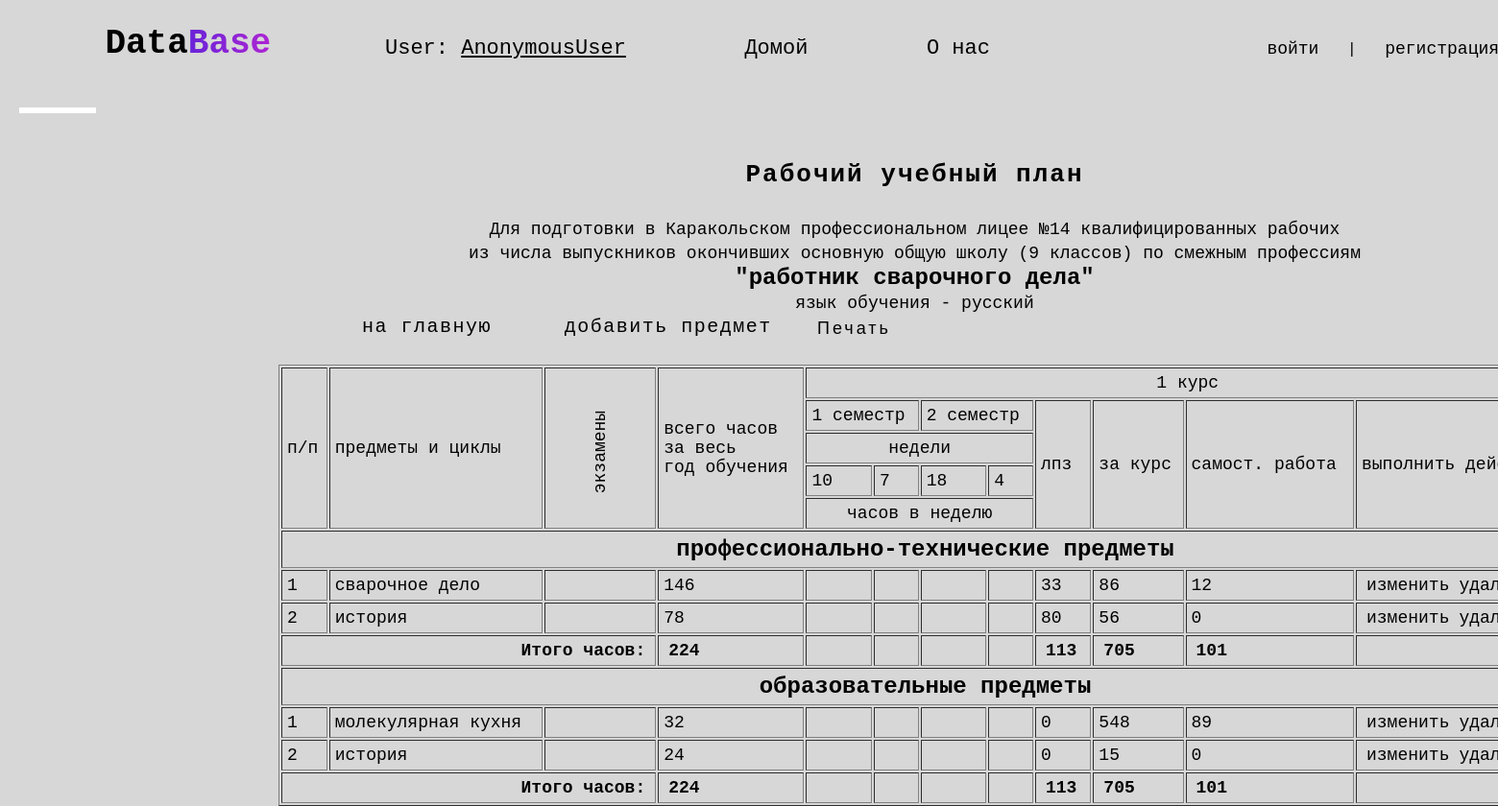
Screenshot of /db/plan/3/detail with the database file from the repository.
### student_db/models.py (models this page shows, shortened)
class Plan(models.Model):
    name = models.CharField(max_length=50, null=True)
    course = models.IntegerField(null=True)
    specialization = models.ForeignKey(Speciality, on_delete=models.CASCADE, null=True)

class SubjectPlan(models.Model):
    number = models.PositiveIntegerField(default=0)
    plan = models.ForeignKey(Plan, on_delete=models.CASCADE, null=True)
    subject = models.ForeignKey(Subject, on_delete=models.CASCADE, null=True)
    cycle = models.CharField(max_length=50, choices=[('профессионально-техническое', 'профессионально-техническое'),
                                                     ('общеобразовательное', 'общеобразовательное')], null=True)
    total_hours = models.IntegerField(null=True)
    lpz_hours = models.IntegerField(default='0')
    self_study_hours = models.IntegerField(default='0')
    hours_per_course = models.IntegerField(null=True)

class Subject(models.Model):
    name = models.CharField(max_length=50)
    teacher = models.ForeignKey(Teacher, on_delete=models.CASCADE, related_name='teach', null=True)
    all_hour = models.IntegerField(null=False, default='')
    course_time = models.IntegerField(null=False, default='')
    cycle = models.CharField(max_length=255, choices=[('профессионально-техническое', 'профессионально-техническое'),
                                      ('общеобразовательное', 'общеобразовательное')], null=True)
    course = models.CharField(max_length=10, choices=[('1', '1'), ('2', '2')])
    specialization = models.ForeignKey(Speciality, on_delete=models.CASCADE, null=True)
    def __str__(self):
        return self.name

### student_db/views.py (the view)
# urls.py: path('plan/<int:pk>/detail', views.view_plan, name='view_plan'),
def view_plan(request, pk):
    plan = get_object_or_404(Plan, pk=pk)
    subject_plans = SubjectPlan.objects.filter(plan=plan)
    total_professional_hours = calculate_total_hours(subject_plans, 'профессионально-техническое')
    total_general_hours = calculate_total_hours(subject_plans, 'общеобразовательное')
    total_lpz_hours = subject_plans.aggregate(Sum('lpz_hours'))['lpz_hours__sum']
    total_hours_per_course = subject_plans.aggregate(Sum('hours_per_course'))['hours_per_course__sum']
    total_self_study_hours = subject_plans.aggregate(Sum('self_study_hours'))['self_study_hours__sum']
    return render(request, 'studyplan/study_plan_detail.html', {
        'plan': plan,
        'subject_plans': subject_plans,
        'total_professional_hours': total_professional_hours,
        'total_general_hours': total_general_hours,
        'total_lpz_hours': total_lpz_hours,
        'total_hours_per_course': total_hours_per_course,
        'total_self_study_hours': total_self_study_hours,
    })

### student_db/views.py (called while the page is built)
def calculate_total_hours(subject_plans, cycle):
    return subject_plans.filter(cycle=cycle).aggregate(Sum('total_hours'))['total_hours__sum']

### student_db/templates/studyplan/study_plan_detail.html (shortened to what this page needs)
{% extends 'db.html' %}
{% load static %}
{% block content %}
<link rel="stylesheet" href="{% static 'css/studyplan.css' %}">
 <div class="func">
	 <h3>Рабочий учебный план</h3>
	 <article>Для подготовки в Каракольском профессиональном лицее №14 квалифицированных рабочих <br> из числа выпускников
		 окончивших основную общую школу (9 классов) по смежным профессиям <br> <b style="font-size: 24px;">"{{ plan.name }}"</b>
		 <br>язык обучения - русский
	 </article>
		 <a href="{% url 'student:all_plans' %}">на главную</a>
		 <a href="{% url 'student:add_subject_plan' plan_id=plan.pk %}">добавить предмет</a>
	 	 <button class="print" style="top: 170px; left: 483px;" id="printButton">Печать</button>
 </div>
 <table class="iksweb" border="1" style="width: 1347px; position: relative; left: 20px; top: 40px; font-size: 18px;">
	<tbody>
		<tr>
			<td rowspan="5">п/п</td>
			<td rowspan="5">предметы и циклы</td>
			<td rowspan="5"><div class="vert-text" style="transform: rotate(-90deg);">экзамены</div></td>
			<td rowspan="5">всего часов <br> за весь <br> год обучения</td>
			<td colspan="8" style="text-align: center;">{{ plan.course }} курс</td>
		</tr>
		<tr>
			<td colspan="2">1 семестр </td>
			<td colspan="2">2 семестр</td>
			<td rowspan="4">лпз</td>
			<td rowspan="4">за курс</td>
			<td rowspan="4">самост. работа</td>
			<td rowspan="4">выполнить действия</td>
		</tr>
		<tr><td colspan="4" style="text-align: center;">недели</td></tr>
		<tr>
			<td>10</td>
			<td>7</td>
			<td>18</td>
			<td>4</td>
		</tr>
		<tr><td colspan="4" style="text-align: center;">часов в неделю</td></tr>
		<tr><td colspan="12" style="text-align: center; font-size: 24px;"><b>профессионально-технические предметы</b></td></tr>
			{% for subject_plan in subject_plans %}
				{% if subject_plan.cycle == 'профессионально-техническое' %}
					<tr>
						<td>{{ subject_plan.number }}</td>
						<td>{{ subject_plan.subject }}</td>
						<td></td>
						<td>{{ subject_plan.total_hours }}</td>
						<td></td>
						<td></td>
						<td></td>
						<td></td>
						<td>{{ subject_plan.lpz_hours }}</td>
						<td>{{ subject_plan.hours_per_course }}</td>
						<td>{{ subject_plan.self_study_hours }}</td>
						<td><a class="links" href="{% url 'student:edit_subject_plan' subject_plan.pk %}">изменить</a><a class="links" href="{% url 'student:delete_subject_plan' subject_plan.pk %}">удалить</a></td>
					</tr>
				{% endif %}
			{% endfor %}
		<tr>
				<td colspan="3" style="text-align: right;"><b>Итого часов:</b></td>
				<td><b>{{ total_professional_hours }}</b></td>
				<td></td>
				<td></td>
				<td></td>
				<td></td>
				<td><b>{{ total_lpz_hours }}</b></td>
				<td><b>{{ total_hours_per_course }}</b></td>
				<td><b>{{ total_self_study_hours }}</b></td>
				<td></td>
			</tr>
			<tr><td colspan="12" style="text-align: center; font-size: 24px;"><b>образовательные предметы</b></td></tr>
				{% for subject_plan in subject_plans %}
					{% if subject_plan.cycle == 'общеобразовательное' %}
						<tr>
							<td>{{ subject_plan.number }}</td>
							<td>{{ subject_plan.subject }}</td>
							<td></td>
							<td>{{ subject_plan.total_hours }}</td>
							<td></td>
							<td></td>
							<td></td>
							<td></td>
							<td>{{ subject_plan.lpz_hours }}</td>
							<td>{{ subject_plan.hours_per_course }}</td>
							<td>{{ subject_plan.self_study_hours }}</td>
							<td><a href="{% url 'student:edit_subject_plan' subject_plan.pk %}">изменить</a><a href="{% url 'student:delete_subject_plan' subject_plan.pk %}">удалить</a></td>
						</tr>
					{% endif %}
				{% endfor %}
	<tr>
				<td colspan="3" style="text-align: right;"><b>Итого часов:</b></td>
				<td><b>{{ total_professional_hours }}</b></td>
				<td></td>
				<td></td>
				<td></td>
				<td></td>
				<td><b>{{ total_lpz_hours }}</b></td>
				<td><b>{{ total_hours_per_course }}</b></td>
				<td><b>{{ total_self_study_hours }}</b></td>
		         <td></td>
			</tr>
	</tbody>
</table>
{% endblock %}

### static/css/db.css (style rules this page uses)
* { margin: 0; padding: 0; box-sizing: border-box; }
body { background: #000; color: white; font-family: 'Courier New', monospace; }

### static/css/studyplan.css (style rules this page uses)
* { margin: 0; padding: 0; box-sizing: border-box; }
body { background: #d7d7d7; color: black; font-family: 'Courier New', monospace; }
body { margin: 0; padding: 0; box-sizing: border-box; }
.func { width: 1217px; height: 220px; position: relative; top: 32px; left: 74px; }
.func h3 { padding: 15px 20px 0 20px; font-size: 26px; text-align: center; letter-spacing: 2px; color: black; margin-bottom: 30px; }
.func article { font-size: 18px; text-align: center; line-height: 25px; }
.func a { margin: 20px; color: black; font-size: 20px; font-weight: 400; letter-spacing: 1.5px; text-decoration: none; padding: 10px 13px; transition-duration: .5s; }
.func .print { position: absolute; display: block; left: 608px; transition-duration: .5s; top: 77px; }
.func button { background: transparent; border: none; padding: 10px 24px; font-size: 18px; font-weight: 500; letter-spacing: 3px; border-radius: 5px; transition-duration: .5s; }
table { position: absolute; top: 318px; left: 329px; }
table * { color: black; padding: 5px; text-decoration: none; }
table .links { font-size: 18px; }

### rows the page displays
Plan: name "работник сварочного дела", course "1"
SubjectPlan: number "1", subject "сварочное дело", total_hours "146", lpz_hours "33", hours_per_course "86", self_study_hours "12"
SubjectPlan: number "2", subject "история", total_hours "78", lpz_hours "80", hours_per_course "56", self_study_hours "0"
SubjectPlan: number "1", subject "молекулярная кухня", total_hours "32", lpz_hours "0", hours_per_course "548", self_study_hours "89"
SubjectPlan: number "2", subject "история", total_hours "24", lpz_hours "0", hours_per_course "15", self_study_hours "0"

### other values shown
{{ user }} "AnonymousUser"
{{ total_professional_hours }} "224"
{{ total_lpz_hours }} "113"
{{ total_hours_per_course }} "705"
{{ total_self_study_hours }} "101"
